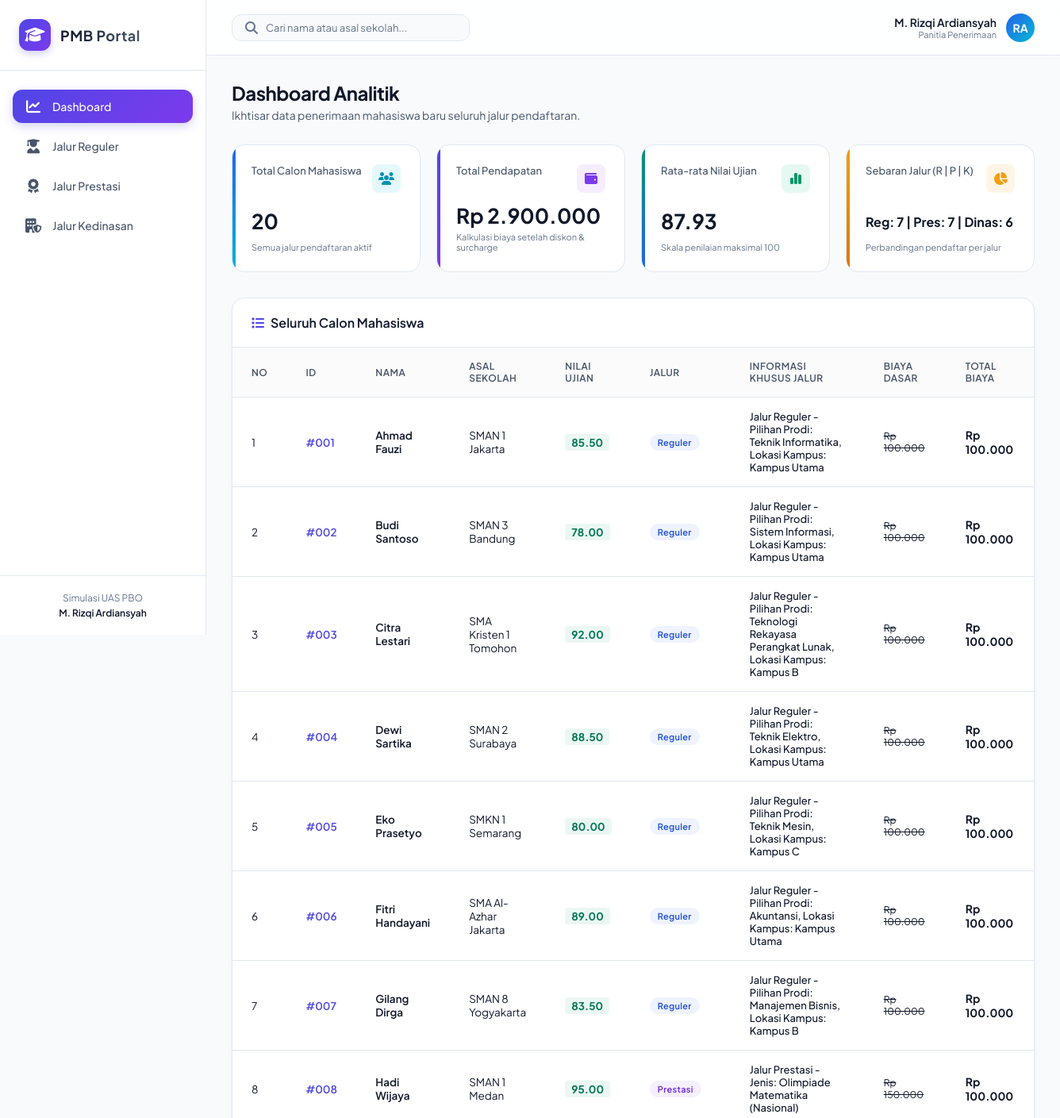
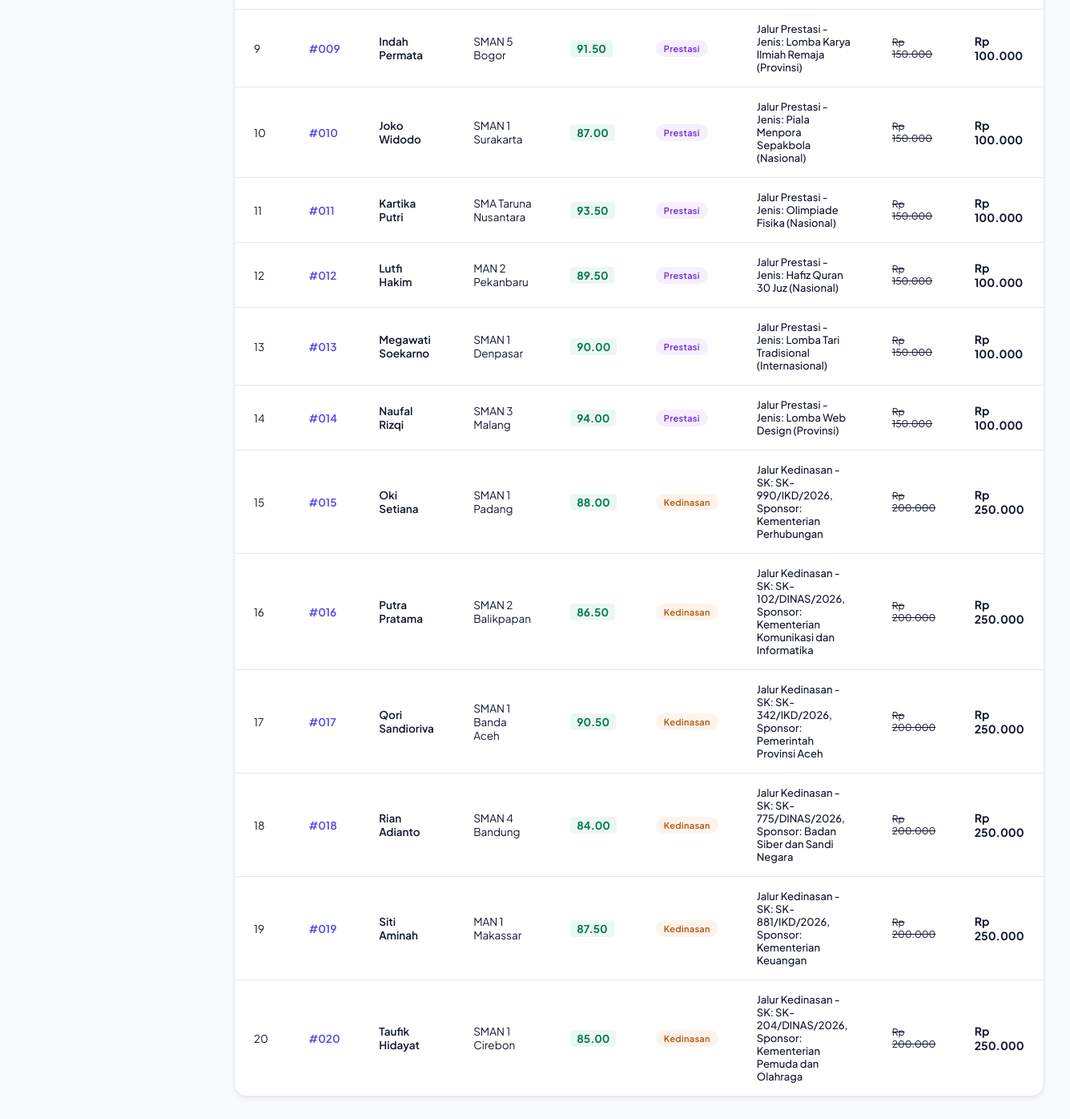
The page / on the database its author committed (2 pictures, top to bottom).
### tables this page shows
CREATE TABLE IF NOT EXISTS `tabel_pendaftaran` (
     
    `id_pendaftaran` INT AUTO_INCREMENT PRIMARY KEY,
    `nama_calon` VARCHAR(150) NOT NULL,
    `asal_sekolah` VARCHAR(150) NOT NULL,
    `nilai_ujian` DOUBLE NOT NULL,
    `biaya_pendaftaran_dasar` DECIMAL(12, 2) NOT NULL,
    `jalur_pendaftaran` ENUM('Reguler', 'Prestasi', 'Kedinasan') NOT NULL,
     
    `pilihan_prodi` VARCHAR(100) DEFAULT NULL,        
    `lokasi_kampus` VARCHAR(100) DEFAULT NULL,       
    `jenis_prestasi` VARCHAR(100) DEFAULT NULL,      
    `tingkat_prestasi` VARCHAR(100) DEFAULT NULL,    
    `sk_ikatan_dinas` VARCHAR(100) DEFAULT NULL,     
    `instansi_sponsor` VARCHAR(150) DEFAULT NULL     
);

### index.php (the view, shortened to what the rows shown need)
<?php
require_once 'Pendaftaran.php';
require_once 'PendaftaranReguler.php';
require_once 'PendaftaranPrestasi.php';
require_once 'PendaftaranKedinasan.php';
$database = new Database();
$db = $database->getConnection();
$daftarReguler = PendaftaranReguler::getDaftarReguler($db);
$daftarPrestasi = PendaftaranPrestasi::getDaftarPrestasi($db);
$daftarKedinasan = PendaftaranKedinasan::getDaftarKedinasan($db);
$semuaPendaftaran = array_merge($daftarReguler, $daftarPrestasi, $daftarKedinasan);
$page = isset($_GET['page']) ? $_GET['page'] : 'dashboard';
?>
<!DOCTYPE html>
<html lang="id">
<head>
    <link rel="stylesheet" href="https://cdnjs.cloudflare.com/ajax/libs/font-awesome/6.4.0/css/all.min.css">
    <link rel="stylesheet" href="style.css">
</head>
<body>
    <div class="app-container">
        <main class="main-content">
            <div class="content-body">
                <?php if ($page == 'dashboard'): ?>
                    <div class="page-header">
                        <h1 class="page-title">Dashboard Analitik</h1>
                    </div>
                    <div class="data-card">
                        <div class="table-responsive">
                            <table class="custom-table" id="pendaftaranTable">
                                <thead>
                                    <tr>
                                        <th>No</th>
                                        <th>ID</th>
                                        <th>Nama</th>
                                        <th>Asal Sekolah</th>
                                        <th>Nilai Ujian</th>
                                        <th>Jalur</th>
                                        <th>Informasi Khusus Jalur</th>
                                        <th>Biaya Dasar</th>
                                        <th>Total Biaya</th>
                                    </tr>
                                </thead>
                                <tbody>
                                    <?php if (count($semuaPendaftaran) > 0): ?>
                                        <?php $no = 1; foreach ($semuaPendaftaran as $p): ?>
                                            <?php
                                            $badgeClass = '';
                                            $jalurText = '';
                                            if ($p instanceof PendaftaranReguler) {
                                                $badgeClass = 'badge-reguler';
                                                $jalurText = 'Reguler';
                                            } elseif ($p instanceof PendaftaranPrestasi) {
                                                $badgeClass = 'badge-prestasi';
                                                $jalurText = 'Prestasi';
                                            } elseif ($p instanceof PendaftaranKedinasan) {
                                                $badgeClass = 'badge-kedinasan';
                                                $jalurText = 'Kedinasan';
                                            }
                                            ?>
                                            <tr>
                                                <td><?= $no++ ?></td>
                                                <td style="font-weight:600; color:var(--accent-indigo);">#<?= sprintf("%03d", $p->getIdPendaftaran()) ?></td>
                                                <td class="search-name" style="font-weight:600;"><?= htmlspecialchars($p->getNamaCalon()) ?></td>
                                                <td class="search-school"><?= htmlspecialchars($p->getAsalSekolah()) ?></td>
                                                <td><span class="score-badge"><?= number_format($p->getNilaiUjian(), 2) ?></span></td>
                                                <td><span class="badge <?= $badgeClass ?>"><?= $jalurText ?></span></td>
                                                <td>
                                                    <div class="info-box">
                                                        <span class="info-value"><?= htmlspecialchars($p->tampilkanInfoJalur()) ?></span>
                                                    </div>
                                                </td>
                                                <td class="price-base">Rp <?= number_format($p->getBiayaPendaftaranDasar(), 0, ',', '.') ?></td>
                                                <td class="price-final <?= $p instanceof PendaftaranKedinasan ? 'text-orange' : ($p instanceof PendaftaranPrestasi ? 'text-green' : '') ?>">
                                                    Rp <?= number_format($p->hitungTotalBiaya(), 0, ',', '.') ?>
                                                </td>
                                            </tr>
                                        <?php endforeach; ?>
                                    <?php endif; ?>
                                </tbody>
                            </table>
                        </div>
                    </div>
                <?php endif; ?>
            </div>
        </main>
    </div>
</body>
</html>

### rows shown on the page
tabel_pendaftaran: id_pendaftaran "001", nama_calon "Ahmad Fauzi", asal_sekolah "SMAN 1 Jakarta", nilai_ujian "85.50", jalurText "Reguler", $p->tampilkanInfoJalur() "Jalur Reguler - Pilihan Prodi: Teknik Informatika, Lokasi Kampus: Kampus Utama", biaya_pendaftaran_dasar "100.000"
tabel_pendaftaran: id_pendaftaran "002", nama_calon "Budi Santoso", asal_sekolah "SMAN 3 Bandung", nilai_ujian "78.00", jalurText "Reguler", $p->tampilkanInfoJalur() "Jalur Reguler - Pilihan Prodi: Sistem Informasi, Lokasi Kampus: Kampus Utama", biaya_pendaftaran_dasar "100.000"
tabel_pendaftaran: id_pendaftaran "003", nama_calon "Citra Lestari", asal_sekolah "SMA Kristen 1 Tomohon", nilai_ujian "92.00", jalurText "Reguler", $p->tampilkanInfoJalur() "Jalur Reguler - Pilihan Prodi: Teknologi Rekayasa Perangkat Lunak, Lokasi Kampus: Kampus B", biaya_pendaftaran_dasar "100.000"
tabel_pendaftaran: id_pendaftaran "004", nama_calon "Dewi Sartika", asal_sekolah "SMAN 2 Surabaya", nilai_ujian "88.50", jalurText "Reguler", $p->tampilkanInfoJalur() "Jalur Reguler - Pilihan Prodi: Teknik Elektro, Lokasi Kampus: Kampus Utama", biaya_pendaftaran_dasar "100.000"
tabel_pendaftaran: id_pendaftaran "005", nama_calon "Eko Prasetyo", asal_sekolah "SMKN 1 Semarang", nilai_ujian "80.00", jalurText "Reguler", $p->tampilkanInfoJalur() "Jalur Reguler - Pilihan Prodi: Teknik Mesin, Lokasi Kampus: Kampus C", biaya_pendaftaran_dasar "100.000"
tabel_pendaftaran: id_pendaftaran "006", nama_calon "Fitri Handayani", asal_sekolah "SMA Al-Azhar Jakarta", nilai_ujian "89.00", jalurText "Reguler", $p->tampilkanInfoJalur() "Jalur Reguler - Pilihan Prodi: Akuntansi, Lokasi Kampus: Kampus Utama", biaya_pendaftaran_dasar "100.000"
tabel_pendaftaran: id_pendaftaran "007", nama_calon "Gilang Dirga", asal_sekolah "SMAN 8 Yogyakarta", nilai_ujian "83.50", jalurText "Reguler", $p->tampilkanInfoJalur() "Jalur Reguler - Pilihan Prodi: Manajemen Bisnis, Lokasi Kampus: Kampus B", biaya_pendaftaran_dasar "100.000"
tabel_pendaftaran: id_pendaftaran "008", nama_calon "Hadi Wijaya", asal_sekolah "SMAN 1 Medan", nilai_ujian "95.00", jalurText "Prestasi", $p->tampilkanInfoJalur() "Jalur Prestasi - Jenis: Olimpiade Matematika (Nasional)", biaya_pendaftaran_dasar "150.000", biaya_pendaftaran_dasar "100.000"
tabel_pendaftaran: id_pendaftaran "009", nama_calon "Indah Permata", asal_sekolah "SMAN 5 Bogor", nilai_ujian "91.50", jalurText "Prestasi", $p->tampilkanInfoJalur() "Jalur Prestasi - Jenis: Lomba Karya Ilmiah Remaja (Provinsi)", biaya_pendaftaran_dasar "150.000", biaya_pendaftaran_dasar "100.000"
tabel_pendaftaran: id_pendaftaran "010", nama_calon "Joko Widodo", asal_sekolah "SMAN 1 Surakarta", nilai_ujian "87.00", jalurText "Prestasi", $p->tampilkanInfoJalur() "Jalur Prestasi - Jenis: Piala Menpora Sepakbola (Nasional)", biaya_pendaftaran_dasar "150.000", biaya_pendaftaran_dasar "100.000"
tabel_pendaftaran: id_pendaftaran "011", nama_calon "Kartika Putri", asal_sekolah "SMA Taruna Nusantara", nilai_ujian "93.50", jalurText "Prestasi", $p->tampilkanInfoJalur() "Jalur Prestasi - Jenis: Olimpiade Fisika (Nasional)", biaya_pendaftaran_dasar "150.000", biaya_pendaftaran_dasar "100.000"
tabel_pendaftaran: id_pendaftaran "012", nama_calon "Lutfi Hakim", asal_sekolah "MAN 2 Pekanbaru", nilai_ujian "89.50", jalurText "Prestasi", $p->tampilkanInfoJalur() "Jalur Prestasi - Jenis: Hafiz Quran 30 Juz (Nasional)", biaya_pendaftaran_dasar "150.000", biaya_pendaftaran_dasar "100.000"
tabel_pendaftaran: id_pendaftaran "013", nama_calon "Megawati Soekarno", asal_sekolah "SMAN 1 Denpasar", nilai_ujian "90.00", jalurText "Prestasi", $p->tampilkanInfoJalur() "Jalur Prestasi - Jenis: Lomba Tari Tradisional (Internasional)", biaya_pendaftaran_dasar "150.000", biaya_pendaftaran_dasar "100.000"
tabel_pendaftaran: id_pendaftaran "014", nama_calon "Naufal Rizqi", asal_sekolah "SMAN 3 Malang", nilai_ujian "94.00", jalurText "Prestasi", $p->tampilkanInfoJalur() "Jalur Prestasi - Jenis: Lomba Web Design (Provinsi)", biaya_pendaftaran_dasar "150.000", biaya_pendaftaran_dasar "100.000"
tabel_pendaftaran: id_pendaftaran "015", nama_calon "Oki Setiana", asal_sekolah "SMAN 1 Padang", nilai_ujian "88.00", jalurText "Kedinasan", $p->tampilkanInfoJalur() "Jalur Kedinasan - SK: SK-990/IKD/2026, Sponsor: Kementerian Perhubungan", biaya_pendaftaran_dasar "200.000", biaya_pendaftaran_dasar "250.000"
tabel_pendaftaran: id_pendaftaran "016", nama_calon "Putra Pratama", asal_sekolah "SMAN 2 Balikpapan", nilai_ujian "86.50", jalurText "Kedinasan", $p->tampilkanInfoJalur() "Jalur Kedinasan - SK: SK-102/DINAS/2026, Sponsor: Kementerian Komunikasi dan Informatika", biaya_pendaftaran_dasar "200.000", biaya_pendaftaran_dasar "250.000"
tabel_pendaftaran: id_pendaftaran "017", nama_calon "Qori Sandioriva", asal_sekolah "SMAN 1 Banda Aceh", nilai_ujian "90.50", jalurText "Kedinasan", $p->tampilkanInfoJalur() "Jalur Kedinasan - SK: SK-342/IKD/2026, Sponsor: Pemerintah Provinsi Aceh", biaya_pendaftaran_dasar "200.000", biaya_pendaftaran_dasar "250.000"
tabel_pendaftaran: id_pendaftaran "018", nama_calon "Rian Adianto", asal_sekolah "SMAN 4 Bandung", nilai_ujian "84.00", jalurText "Kedinasan", $p->tampilkanInfoJalur() "Jalur Kedinasan - SK: SK-775/DINAS/2026, Sponsor: Badan Siber dan Sandi Negara", biaya_pendaftaran_dasar "200.000", biaya_pendaftaran_dasar "250.000"
tabel_pendaftaran: id_pendaftaran "019", nama_calon "Siti Aminah", asal_sekolah "MAN 1 Makassar", nilai_ujian "87.50", jalurText "Kedinasan", $p->tampilkanInfoJalur() "Jalur Kedinasan - SK: SK-881/IKD/2026, Sponsor: Kementerian Keuangan", biaya_pendaftaran_dasar "200.000", biaya_pendaftaran_dasar "250.000"
tabel_pendaftaran: id_pendaftaran "020", nama_calon "Taufik Hidayat", asal_sekolah "SMAN 1 Cirebon", nilai_ujian "85.00", jalurText "Kedinasan", $p->tampilkanInfoJalur() "Jalur Kedinasan - SK: SK-204/DINAS/2026, Sponsor: Kementerian Pemuda dan Olahraga", biaya_pendaftaran_dasar "200.000", biaya_pendaftaran_dasar "250.000"

### other values the page prints
$totalPendaftar "20"
$totalBiaya "2.900.000"
$rataRataNilai "87.93"
$countReguler "7"
$countPrestasi "7"
$countKedinasan "6"
